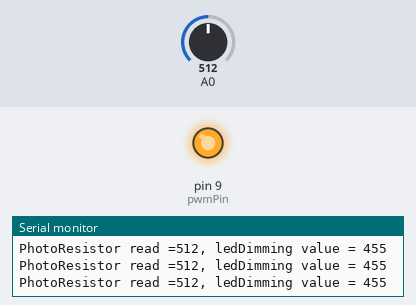
Bench run of a sketch on a simulated Arduino Uno, built with avr-gcc and run on an emulated ATmega328P. Shown: output pins drawn as LEDs (lit = HIGH), the last lines printed to the serial monitor. The test bench sets the inputs (shaded band); at power-on: A0 = 512.

Above: at 1.2 s.
1.3 s: A0 set to 122
At 2.5 s:
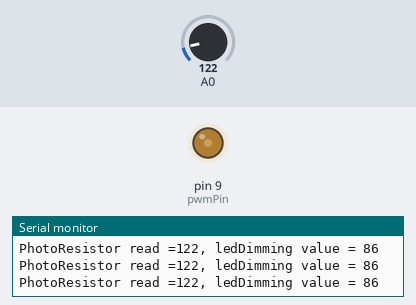
2.8 s: A0 set to 0
At 3.1 s:
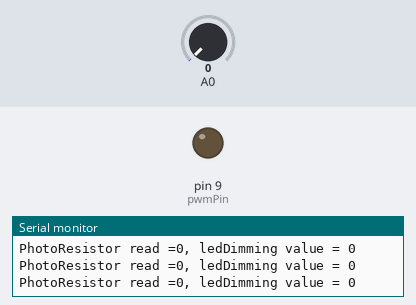
4.3 s: A0 set to 29
5.8 s: A0 set to 35
At 6.1 s:
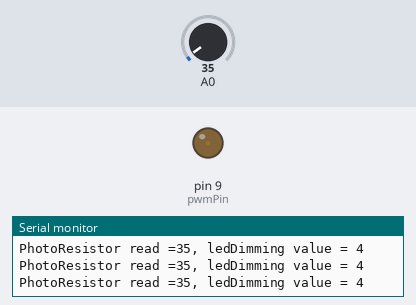
8.8 s: A0 set to 306
At 9.2 s:
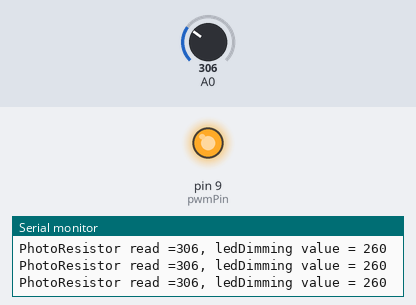
Timing chart, 0 to 11.3 s (numbered marks = the images above; inputs shaded):
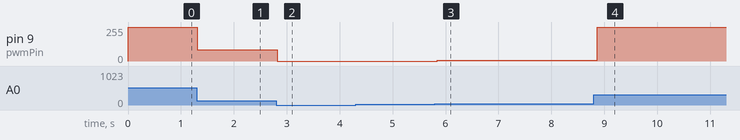

The sketch:

Photoresistor.ino
```cpp
int sensorValue=0;
int ledDimming=0;
int pwmPin=9;

void setup() {
  // put your setup code here, to run once:
  pinMode(A0,INPUT);
  Serial.begin(9600);

  pinMode(pwmPin,OUTPUT);
}

void loop() {
  // put your main code here, to run repeatedly:
sensorValue=analogRead(A0);
Serial.print("PhotoResistor read =");
Serial.print(sensorValue);

ledDimming = map (sensorValue,30,300,0,255);
if(ledDimming <0)ledDimming =0;

Serial.print(", ledDimming value = ");
Serial.println(ledDimming);
analogWrite(pwmPin,ledDimming);
delay(100);

}
```

Measured:
- after the input at 1.3 s, pin 9 (pwmPin): 255/255 → 86/255 at once
- after the input at 2.8 s, pin 9 (pwmPin): 86/255 → 0/255 at once
- after the input at 5.8 s, pin 9 (pwmPin): 0/255 → 4/255 at once
- after the input at 8.8 s, pin 9 (pwmPin): 4/255 → 255/255 after 0.06 s
